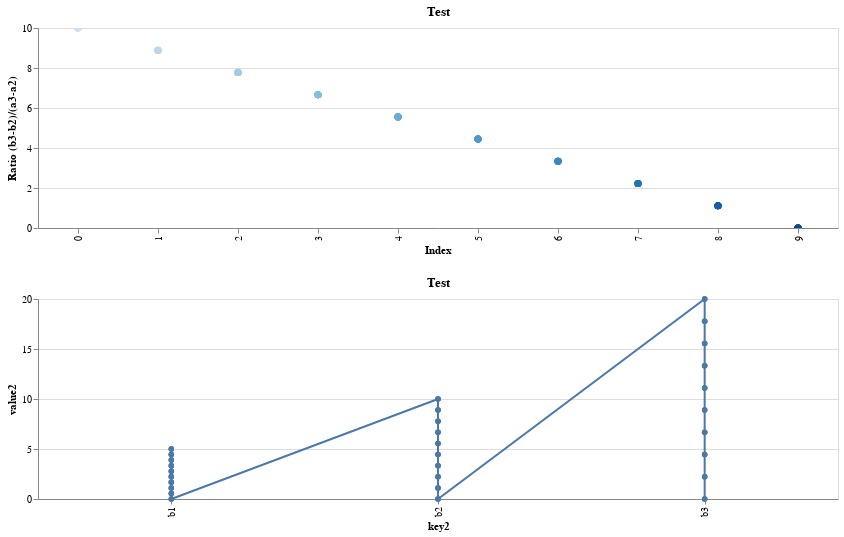

The notebook cell saved with this chart:
### Code cell
selector = alt.selection_single(empty='all', fields=['id'])

base = alt.Chart(df).properties(
    title="Test",width=800,height=200).add_selection(selector).transform_fold(
    ['a1','a2','a3'],
    as_=["key1","value1"]).transform_fold(
    ['b1','b2','b3'],
    as_=["key2","value2"])

points = base.mark_point(filled=True, size=50).encode(
    x=alt.X(
        'id:N',
        axis=alt.Axis(title='Index')
    ),
    y=alt.Y(
        'ratio:Q',
        axis=alt.Axis(title="Ratio (b3-b2)/(a3-a2)")
    ),
    color=alt.condition(selector, 'a1', alt.value('lightgray'), legend=None),
    tooltip=['id']
).transform_calculate(
    ratio="(datum.b3-datum.b2)/(datum.a3-datum.a2)").interactive()

sed1 = base.mark_line(point=True).encode(
    x='key2:N',
    y='value2:Q',
#    y2='value2:Q'
).transform_filter(
    selector
    )
#sed1 = base.mark_line(point=True).encode(
#    x='key1:N',
#    y=alt.Y(
#        'value1:Q',
#        axis=alt.Axis(title='Y-axis'))).transform_filter(
#    selector
#    )

#sed2 = base.mark_line(point=True).encode(
#    x='key1:N',
#    y=alt.Y(
#        'value2:Q')).transform_filter(
#    selector
#    )


alt.vconcat(points,sed1)

### Figure 1 — Vega-Lite specification as saved in the notebook (floating-point values rounded to 4 significant figures)
{"$schema": "https://vega.github.io/schema/vega-lite/v3.4.0.json", "config": {"mark": {"tooltip": null}, "view": {"height": 300, "width": 400}}, "data": {"name": "data-6ce0f020200d7e5cba481afd38b253f3"}, "datasets": {"data-6ce0f020200d7e5cba481afd38b253f3": [{"a1": 0, "a2": 1, "a3": 2, "b1": 5, "b2": 10, "b3": 20, "id": 0}, {"a1": 0.5556, "a2": 1.556, "a3": 2.556, "b1": 4.444, "b2": 8.889, "b3": 17.78, "id": 1}, {"a1": 1.111, "a2": 2.111, "a3": 3.111, "b1": 3.889, "b2": 7.778, "b3": 15.56, "id": 2}, {"a1": 1.667, "a2": 2.667, "a3": 3.667, "b1": 3.333, "b2": 6.667, "b3": 13.33, "id": 3}, {"a1": 2.222, "a2": 3.222, "a3": 4.222, "b1": 2.778, "b2": 5.556, "b3": 11.11, "id": 4}, {"a1": 2.778, "a2": 3.778, "a3": 4.778, "b1": 2.222, "b2": 4.444, "b3": 8.889, "id": 5}, {"a1": 3.333, "a2": 4.333, "a3": 5.333, "b1": 1.667, "b2": 3.333, "b3": 6.667, "id": 6}, {"a1": 3.889, "a2": 4.889, "a3": 5.889, "b1": 1.111, "b2": 2.222, "b3": 4.444, "id": 7}, {"a1": 4.444, "a2": 5.444, "a3": 6.444, "b1": 0.5556, "b2": 1.111, "b3": 2.222, "id": 8}, {"a1": 5, "a2": 6, "a3": 7, "b1": 0, "b2": 0, "b3": 0, "id": 9}]}, "vconcat": [{"encoding": {"color": {"condition": {"field": "a1", "legend": null, "selection": "selector045", "type": "quantitative"}, "value": "lightgray"}, "tooltip": [{"field": "id", "type": "quantitative"}], "x": {"axis": {"title": "Index"}, "field": "id", "type": "nominal"}, "y": {"axis": {"title": "Ratio (b3-b2)/(a3-a2)"}, "field": "ratio", "type": "quantitative"}}, "height": 200, "mark": {"filled": true, "size": 50, "type": "point"}, "selection": {"selector045": {"empty": "all", "fields": ["id"], "type": "single"}, "selector046": {"bind": "scales", "encodings": ["x", "y"], "type": "interval"}}, "title": "Test", "transform": [{"as": ["key1", "value1"], "fold": ["a1", "a2", "a3"]}, {"as": ["key2", "value2"], "fold": ["b1", "b2", "b3"]}, {"as": "ratio", "calculate": "(datum.b3-datum.b2)/(datum.a3-datum.a2)"}], "width": 800}, {"encoding": {"x": {"field": "key2", "type": "nominal"}, "y": {"field": "value2", "type": "quantitative"}}, "height": 200, "mark": {"point": true, "type": "line"}, "selection": {"selector045": {"empty": "all", "fields": ["id"], "type": "single"}}, "title": "Test", "transform": [{"as": ["key1", "value1"], "fold": ["a1", "a2", "a3"]}, {"as": ["key2", "value2"], "fold": ["b1", "b2", "b3"]}, {"filter": {"selection": "selector045"}}], "width": 800}]}
